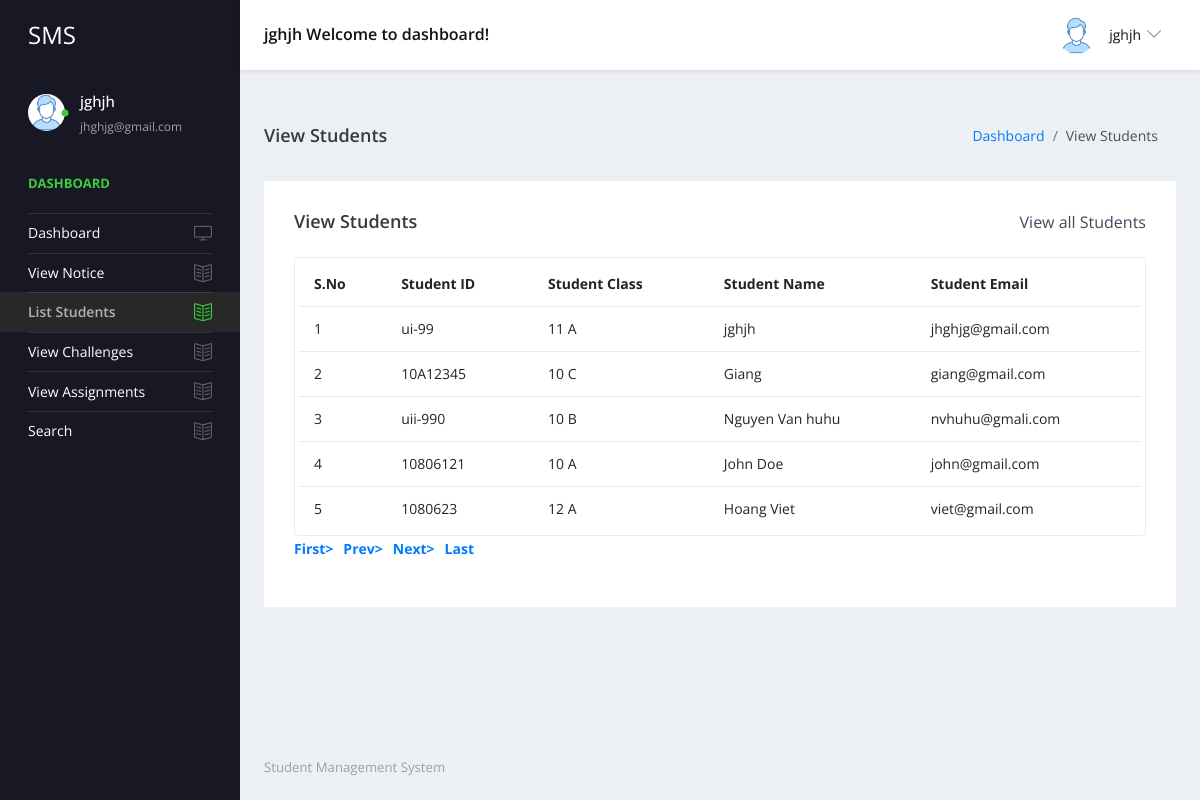
Page /student/view-students.php (signed in) on the committed database.
### tables this page shows
CREATE TABLE `tblstudent` (
  `ID` int(10) NOT NULL,
  `StudentName` varchar(200) DEFAULT NULL,
  `StudentEmail` varchar(200) DEFAULT NULL,
  `StudentClass` varchar(100) DEFAULT NULL,
  `Gender` varchar(50) DEFAULT NULL,
  `DOB` date DEFAULT NULL,
  `StuID` varchar(200) DEFAULT NULL,
  `ContactNumber` bigint(10) DEFAULT NULL,
  `Address` mediumtext DEFAULT NULL,
  `UserName` varchar(200) DEFAULT NULL,
  `Password` varchar(200) DEFAULT NULL
);

CREATE TABLE `tblclass` (
  `ID` int(5) NOT NULL,
  `ClassName` varchar(50) DEFAULT NULL,
  `Section` varchar(20) DEFAULT NULL,
  `CreationDate` timestamp NULL DEFAULT current_timestamp()
);

### student/view-students.php (the view, shortened to what this page needs)
<?php
include('includes/dbconnection.php');
?>
<!DOCTYPE html>
<html lang="en">
  <head>
    <link rel="stylesheet" href="vendors/simple-line-icons/css/simple-line-icons.css">
    <link rel="stylesheet" href="vendors/flag-icon-css/css/flag-icon.min.css">
    <link rel="stylesheet" href="vendors/css/vendor.bundle.base.css">
    <link rel="stylesheet" href="./vendors/daterangepicker/daterangepicker.css">
    <link rel="stylesheet" href="./vendors/chartist/chartist.min.css">
    <link rel="stylesheet" href="./css/style.css">
  </head>
  <body>
    <div class="container-scroller">
     <?php include_once('includes/header.php');?>
      <div class="container-fluid page-body-wrapper">
        <?php include_once('includes/sidebar.php');?>
        <div class="main-panel">
          <div class="content-wrapper">
             <div class="page-header">
              <h3 class="page-title"> View Students </h3>
              <nav aria-label="breadcrumb">
                <ol class="breadcrumb">
                  <li class="breadcrumb-item"><a href="dashboard.php">Dashboard</a></li>
                  <li class="breadcrumb-item active" aria-current="page"> View Students</li>
                </ol>
              </nav>
            </div>
            <div class="row">
              <div class="col-md-12 grid-margin stretch-card">
                <div class="card">
                  <div class="card-body">
                    <div class="d-sm-flex align-items-center mb-4">
                      <h4 class="card-title mb-sm-0">View Students</h4>
                      <a href="#" class="text-dark ml-auto mb-3 mb-sm-0"> View all Students</a>
                    </div>
                    <div class="table-responsive border rounded p-1">
                      <table class="table">
                        <thead>
                          <tr>
                            <th class="font-weight-bold">S.No</th>
                            <th class="font-weight-bold">Student ID</th>
                            <th class="font-weight-bold">Student Class</th>
                            <th class="font-weight-bold">Student Name</th>
                            <th class="font-weight-bold">Student Email</th>
                          </tr>
                        </thead>
                        <tbody>
                           <?php
                            if (isset($_GET['pageno'])) {
            $pageno = $_GET['pageno'];
        } else {
            $pageno = 1;
        }
        $no_of_records_per_page = 15;
        $offset = ($pageno-1) * $no_of_records_per_page;
       $ret = "SELECT ID FROM tblstudent";
$query1 = $dbh -> prepare($ret);
$query1->execute();
$total_rows=$query1->rowCount();
$total_pages = ceil($total_rows / $no_of_records_per_page);
$sql="SELECT tblstudent.StuID,tblstudent.ID as sid,tblstudent.StudentName,tblstudent.StudentEmail,tblclass.ClassName,tblclass.Section from tblstudent join tblclass on tblclass.ID=tblstudent.StudentClass LIMIT $offset, $no_of_records_per_page";
$query = $dbh -> prepare($sql);
$query->execute();
$results=$query->fetchAll(PDO::FETCH_OBJ);
$cnt=1;
if($query->rowCount() > 0)
{
foreach($results as $row)
{               ?>
                          <tr>
                            <td><?php echo htmlentities($cnt);?></td>
                            <td><?php  echo htmlentities($row->StuID);?></td>
                            <td><?php  echo htmlentities($row->ClassName);?> <?php  echo htmlentities($row->Section);?></td>
                            <td><?php  echo htmlentities($row->StudentName);?></td>
                            <td><?php  echo htmlentities($row->StudentEmail);?></td>
                          </tr><?php $cnt=$cnt+1;}} ?>
                        </tbody>
                      </table>
                    </div>
                    <div align="left">
    <ul class="pagination" >
        <li><a href="?pageno=1"><strong>First></strong></a></li>
        <li class="<?php if($pageno <= 1){ echo 'disabled'; } ?>">
            <a href="<?php if($pageno <= 1){ echo '#'; } else { echo "?pageno=".($pageno - 1); } ?>"><strong style="padding-left: 10px">Prev></strong></a>
        </li>
        <li class="<?php if($pageno >= $total_pages){ echo 'disabled'; } ?>">
            <a href="<?php if($pageno >= $total_pages){ echo '#'; } else { echo "?pageno=".($pageno + 1); } ?>"><strong style="padding-left: 10px">Next></strong></a>
        </li>
        <li><a href="?pageno=<?php echo $total_pages; ?>"><strong style="padding-left: 10px">Last</strong></a></li>
    </ul>
</div>
                  </div>
                </div>
              </div>
            </div>
          </div>
         <?php include_once('includes/footer.php');?>
        </div>
      </div>
    </div>
  </body>
</html>

### student/includes/header.php (shortened to what this page needs)
 <nav class="navbar default-layout-navbar col-lg-12 col-12 p-0 fixed-top d-flex flex-row">
        <div class="navbar-brand-wrapper d-flex align-items-center">
          <a class="navbar-brand brand-logo" href="dashboard.php">
            <strong style="color: white;">SMS</strong>
          </a>
        </div>
        <?php
         $uid= $_SESSION['sturecmsuid'];
$sql="SELECT * from tblstudent where ID=:uid";
$query = $dbh -> prepare($sql);
$query->bindParam(':uid',$uid,PDO::PARAM_STR);
$query->execute();
$results=$query->fetchAll(PDO::FETCH_OBJ);
$cnt=1;
if($query->rowCount() > 0)
{
foreach($results as $row)
{               ?>
        <div class="navbar-menu-wrapper d-flex align-items-center flex-grow-1">
          <h5 class="mb-0 font-weight-medium d-none d-lg-flex"><?php  echo htmlentities($row->StudentName);?> Welcome to dashboard!</h5>
          <ul class="navbar-nav navbar-nav-right ml-auto">
            <li class="nav-item dropdown d-none d-xl-inline-flex user-dropdown">
              <a class="nav-link dropdown-toggle" id="UserDropdown" href="#" data-toggle="dropdown" aria-expanded="false">
                <img class="img-xs rounded-circle ml-2" src="images/faces/face8.jpg" alt="Profile image"> <span class="font-weight-normal"> <?php  echo htmlentities($row->StudentName);?> </span></a>
                  <p class="font-weight-light text-muted mb-0"><?php  echo htmlentities($row->StudentEmail);?></p><?php $cnt=$cnt+1;}} ?>
            </li>
          </ul>
        </div>
      </nav>

### student/includes/sidebar.php
<nav class="sidebar sidebar-offcanvas" id="sidebar">
          <ul class="nav">
            <li class="nav-item nav-profile">
              <a href="#" class="nav-link">
                <div class="profile-image">
                  <img class="img-xs rounded-circle" src="images/faces/face8.jpg" alt="profile image">
                  <div class="dot-indicator bg-success"></div>
                </div>
                <div class="text-wrapper">
                  <?php
         $uid= $_SESSION['sturecmsuid'];
$sql="SELECT * from tblstudent where ID=:uid";
$query = $dbh -> prepare($sql);
$query->bindParam(':uid',$uid,PDO::PARAM_STR);
$query->execute();
$results=$query->fetchAll(PDO::FETCH_OBJ);
$cnt=1;
if($query->rowCount() > 0)
{
foreach($results as $row)
{               ?>
                  <p class="profile-name"><?php  echo htmlentities($row->StudentName);?></p>
                  <p class="designation"><?php  echo htmlentities($row->StudentEmail);?></p><?php $cnt=$cnt+1;}} ?>
                </div>
              </a>
            </li>
            <li class="nav-item nav-category">
              <span class="nav-link">Dashboard</span>
            </li>
            <li class="nav-item">
              <a class="nav-link" href="dashboard.php">
                <span class="menu-title">Dashboard</span>
                <i class="icon-screen-desktop menu-icon"></i>
              </a>
            </li>
            <li class="nav-item">
              <a class="nav-link" href="view-notice.php">
                <span class="menu-title">View Notice</span>
                <i class="icon-book-open menu-icon"></i>
              </a>
            </li>
            <li class="nav-item">
              <a class="nav-link" href="view-students.php">
                <span class="menu-title">List Students</span>
                <i class="icon-book-open menu-icon"></i>
              </a>
            </li>
            <li class="nav-item">
              <a class="nav-link" href="challenges.php">
                <span class="menu-title">View Challenges</span>
                <i class="icon-book-open menu-icon"></i>
              </a>
            </li>
            <li class="nav-item">
              <a class="nav-link" href="view-assigments.php">
                <span class="menu-title">View Assignments</span>
                <i class="icon-book-open menu-icon"></i>
              </a>
            </li>
            <li class="nav-item">
              <a class="nav-link" href="search.php">
                <span class="menu-title">Search</span>
                <i class="icon-book-open menu-icon"></i>
              </a>
            </li>
          </ul>
        </nav>

### rows in the picture
tblstudent: StudentName "jghjh", StudentEmail "jhghjg@gmail.com", StuID "ui-99", tblclass.ClassName "11", tblclass.Section "A"
tblstudent: StuID "10A12345", tblclass.ClassName "10", tblclass.Section "C", StudentName "Giang", StudentEmail "giang@gmail.com"
tblstudent: StuID "uii-990", tblclass.ClassName "10", tblclass.Section "B", StudentName "Nguyen Van huhu", StudentEmail "nvhuhu@gmali.com"
tblstudent: StuID "10806121", tblclass.ClassName "10", tblclass.Section "A", StudentName "John Doe", StudentEmail "john@gmail.com"
tblstudent: StuID "1080623", tblclass.ClassName "12", tblclass.Section "A", StudentName "Hoang Viet", StudentEmail "viet@gmail.com"
